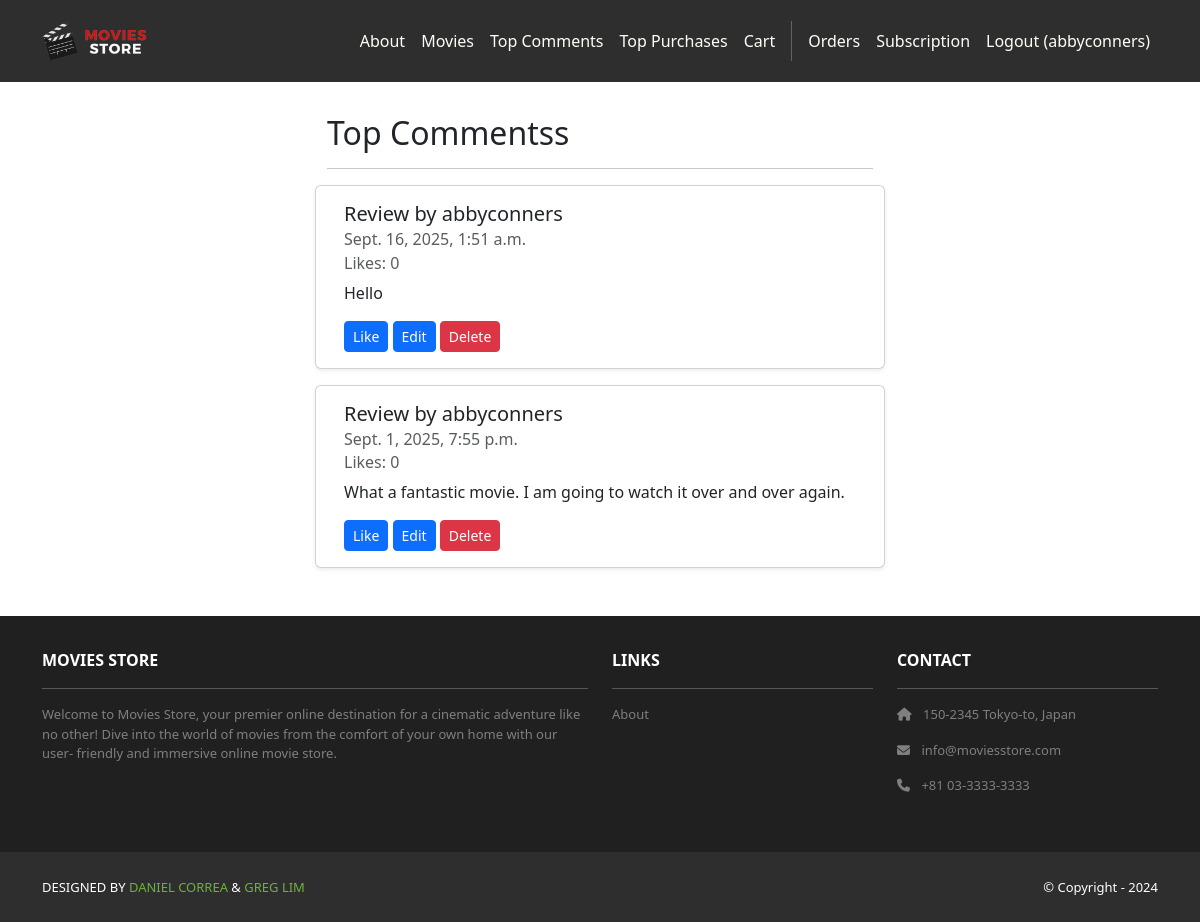
The app's page /movies/topcomments/ (signed in) with its own data.
### movies/models.py (models this page shows, shortened)
class Review(models.Model):
    id = models.AutoField(primary_key=True)
    comment = models.CharField(max_length=255)
    date = models.DateTimeField(auto_now_add=True)
    movie = models.ForeignKey(Movie, on_delete=models.CASCADE)
    user = models.ForeignKey(User, on_delete=models.CASCADE)
    likes = models.ManyToManyField(User, related_name='liked_reviews', blank=True)

### movies/views.py (the view)
# urls.py: path("topcomments/", views.top_comments, name='movies.top_comments')
def top_comments(request):
    template_data = {}
    template_data['title'] = 'Top Comments'
    reviews = Review.objects.all().annotate(like_count = Count('likes')).order_by('-like_count', '-date')
    template_data['reviews'] = reviews
    return render(request, 'movies/top_comments.html', {'template_data' : template_data})

### movies/templates/movies/top_comments.html
{% extends 'base.html' %}
{% block content %}
{% load static %}
<div class="p-3">
    <div class="container">
        <div class="row mt-3">
            <div class="col-md-6 mx-auto mb-3">
            <h2>{{template_data.title}}s</h2>
            <hr />
            <div class="row">
                {% for review in template_data.reviews %}
                <div class="card mb-3 shadow-sm">
                    <div class="card-body">
                        <h5 class="card-title">Review by {{ review.user.username }}</h5>
                        <h6 class="card-subtitle mb-2 text-muted">{{ review.date }}</h6>
                        <h6 class="card-subtitle mb-2 text-muted">Likes: {{ review.like_count }}</h6>
                        <p class="card-text">{{ review.comment }}</p>
                        {% if user.is_authenticated%}
                            <a class = "btn btn-primary btn-sm"
                            href = "{% url 'movies.toggle_review_like' review_id=review.id%}">
                            Like
                            </a>
                        {% endif %}
                        {% if user.is_authenticated and user == review.user %}
                            <a class="btn btn-primary btn-sm"
                            href="{% url 'movies.edit_review' id=review.movie.id review_id=review.id %}">
                            Edit
                            </a>
                            <a class="btn btn-danger btn-sm"
                            href="{% url 'movies.delete_review' id=review.movie.id review_id=review.id %}">
                            Delete
                            </a>
                        {% endif %}
                    </div>
                </div>
                {% endfor %}
            </div>
        </div>
    </div>
</div>
{% endblock content %}

### moviesstore/templates/base.html (shortened to what this page needs)
<!DOCTYPE html>
<html>
    {% load static %}
    <head>
        <link href=
            "https://cdn.jsdelivr.net/npm/bootstrap@5.3.3/dist/css/bootstrap.min.css" rel="stylesheet"
>
        <link rel=
            "stylesheet"  href="https://cdnjs.cloudflare.com/ajax/libs/font-awesome/6.1.1/css/all.min.css">
        <link rel="stylesheet" type="text/css" href="{% static 'css/style.css' %}">
    </head>
    <body>
        <nav class="p-3 navbar navbar-dark bg-dark
                navbar-expand-lg">
            <div class="container">
                <a class="navbar-brand"
                        href="{% url 'home.index' %}">
                    <img src="{% static 'img/logo.png' %}" alt="logo"
                            height="40" />
                </a>
                <div class="collapse navbar-collapse"
                        id="navbarNavAltMarkup">
                    <div class="navbar-nav ms-auto navbar-ml">
                        <a class="nav-link"
                                href="{% url 'home.about' %}">About</a>
                        <a class="nav-link" href="{% url 'movies.index' %}">Movies</a>
                        <a class="nav-link" href="{% url 'movies.top_comments' %}">Top Comments</a>
                        <a class="nav-link" href="{% url 'cart.top_purchases' %}">Top Purchases</a>
                        <a class="nav-link" href="{% url 'cart.index' %}">Cart</a>
                        {% if user.is_authenticated %}
                        <a class="nav-link" href="{% url 'accounts.orders' %}">Orders</a>
                        <a class="nav-link" href="{% url 'cart.subscription_level' %}">Subscription</a>
                        <a class="nav-link" href=" {% url 'accounts.logout' %}">Logout ({{user.username}})</a>
                        {% else %}
                        <a class="nav-link" href=" {% url 'accounts.login' %}">Login</a>
                        <a class="nav-link" href="{% url 'accounts.signup' %}">Sign Up</a>
                        {% endif %}
                    </div>
                </div>
            </div>
        </nav>
        <div>
            {% block content %}
            {% endblock content %}
        </div>
        <section class="p-3 ms-footer d-none d-md-block">
            <div class="container">
                <div class="row mt-3 text-white">
                    <div class="col-md-6 col-lg-6 col-xl-6
                            mx-auto mb-4">
                        <b>MOVIES STORE</b>
                        <hr />
                        <p>
                            Welcome to Movies Store, your premier online
                            destination for a cinematic adventure like no
                            other! Dive into the world of movies from the
                            comfort of your own home with our user-
                            friendly and immersive online movie store.
                        </p>
                    </div>
                    <div class="col-md-3 col-lg-3 col-xl-3
                            mx-auto mb-4">
                        <b>LINKS</b>
                        <hr />
                        <p><a class="nav-link"
                            href="{% url 'home.about' %}">
                            About
                        </a></p>
                    </div>
                    <div class="col-md-3 col-lg-3 col-xl-3 mx-auto
                            mb-4">
                        <b>CONTACT</b>
                        <hr />
                        <p><i class="fas fa-home me-2"></i>
                            150-2345 Tokyo-to, Japan
                        </p>
                        <p><i class="fas fa-envelope me-2"></i>
                            info@moviesstore.com
                        </p>
                        <p><i class="fas fa-phone me-2"></i>
                            +81 03-3333-3333
                        </p>
                    </div>
                </div>
            </div>
        </section>
        <section class="p-3 ms-footer-bottom bg-dark">
            <div class="container d-flex
                    justify-content-between">
                <div class="me-5 text-white">
                    <span>DESIGNED BY
                        <a href="https://www.x.com/danielgarax"
                        target="_blank">DANIEL CORREA</a> &
                        <a href="https://www.x.com/greglim81"
                        target="_blank">GREG LIM</a>
                    </span>
                </div>
                <div class="text-white">
                    <span>© Copyright - 2024</span>
                </div>
            </div>
        </section>
    </body>
</html>

### moviesstore/static/css/style.css (style rules this page uses)
.navbar a.nav-link { color: #FFFEF6 !important; }
.bg-dark { background-color: #2E2E2E !important; }
.ms-footer { background-color: #202020; }
.ms-footer p { color: #7F7F7F; font-size: 13px; }
.ms-footer-bottom span { font-size: 13px; line-height: 38px; }
.ms-footer-bottom a { color: #6ab43e; text-decoration: none; }

### records on screen
Review: user.username "abbyconners", date "Sept. 16, 2025, 1:51 a.m.", like_count "0", comment "Hello", shows "Edit"
Review: user.username "abbyconners", date "Sept. 1, 2025, 7:55 p.m.", like_count "0", comment "What a fantastic movie. I am going to watch it over and over again.", shows "Edit"

### other values on screen
{{ user.username }} "abbyconners"
{{ template_data.title }} "Top Comments"
